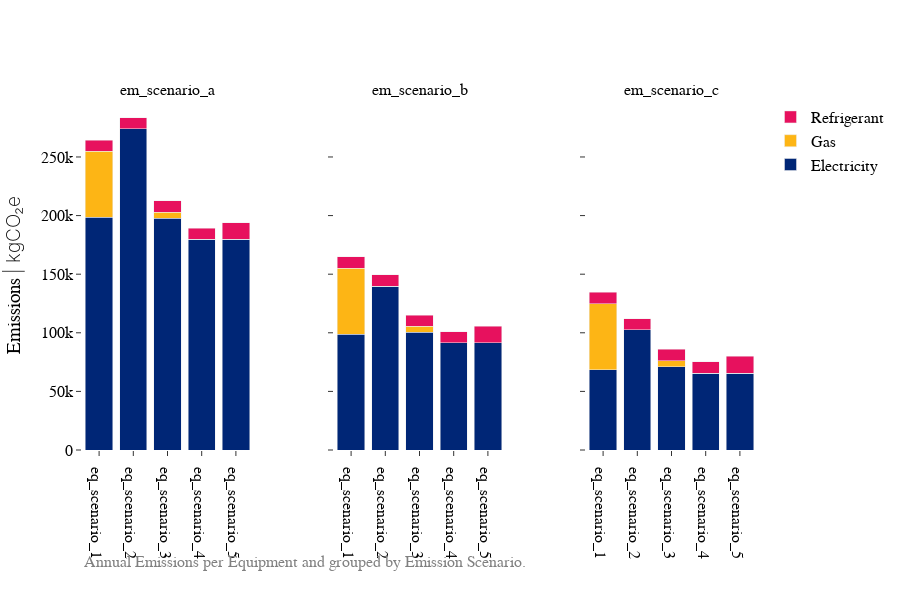

The notebook cell this image was saved under:
### Code cell
from src.visuals import plot_emission_scenarios_grouped

df = source_energy.copy()

emission_scenarios = ['em_scenario_a', 'em_scenario_b', 'em_scenario_c']

plot_emission_scenarios_grouped(df, equipment_scenarios, emission_scenarios, unit_mode="SI")

### Figure 1 — Plotly figure (JSON) as saved in the notebook; plotly's stock layout.template omitted (floating-point values rounded to 4 significant figures)
{"data": [{"hovertemplate": "Equipment: eq_scenario_1<br>Electricity: 198373.5 kgCO₂<extra></extra>", "marker": {"color": "#002676"}, "name": "Electricity", "showlegend": true, "type": "bar", "x": ["eq_scenario_1"], "xaxis": "x", "y": [198400.0], "yaxis": "y"}, {"hovertemplate": "Equipment: eq_scenario_1<br>Gas: 56635.4 kgCO₂<extra></extra>", "marker": {"color": "#FDB515"}, "name": "Gas", "showlegend": true, "type": "bar", "x": ["eq_scenario_1"], "xaxis": "x", "y": [56640.0], "yaxis": "y"}, {"hovertemplate": "Equipment: eq_scenario_1<br>Refrigerant: 9469.6 kgCO₂<extra></extra>", "marker": {"color": "#E7115E"}, "name": "Refrigerant", "showlegend": true, "type": "bar", "x": ["eq_scenario_1"], "xaxis": "x", "y": [9470.0], "yaxis": "y"}, {"hovertemplate": "Equipment: eq_scenario_2<br>Electricity: 274214.3 kgCO₂<extra></extra>", "marker": {"color": "#002676"}, "name": "Electricity", "showlegend": false, "type": "bar", "x": ["eq_scenario_2"], "xaxis": "x", "y": [274200.0], "yaxis": "y"}, {"hovertemplate": "Equipment: eq_scenario_2<br>Gas: 0.0 kgCO₂<extra></extra>", "marker": {"color": "#FDB515"}, "name": "Gas", "showlegend": false, "type": "bar", "x": ["eq_scenario_2"], "xaxis": "x", "y": [0], "yaxis": "y"}, {"hovertemplate": "Equipment: eq_scenario_2<br>Refrigerant: 9469.6 kgCO₂<extra></extra>", "marker": {"color": "#E7115E"}, "name": "Refrigerant", "showlegend": false, "type": "bar", "x": ["eq_scenario_2"], "xaxis": "x", "y": [9470.0], "yaxis": "y"}, {"hovertemplate": "Equipment: eq_scenario_3<br>Electricity: 197846.9 kgCO₂<extra></extra>", "marker": {"color": "#002676"}, "name": "Electricity", "showlegend": false, "type": "bar", "x": ["eq_scenario_3"], "xaxis": "x", "y": [197800.0], "yaxis": "y"}, {"hovertemplate": "Equipment: eq_scenario_3<br>Gas: 5140.5 kgCO₂<extra></extra>", "marker": {"color": "#FDB515"}, "name": "Gas", "showlegend": false, "type": "bar", "x": ["eq_scenario_3"], "xaxis": "x", "y": [5140.0], "yaxis": "y"}, {"hovertemplate": "Equipment: eq_scenario_3<br>Refrigerant: 9473.9 kgCO₂<extra></extra>", "marker": {"color": "#E7115E"}, "name": "Refrigerant", "showlegend": false, "type": "bar", "x": ["eq_scenario_3"], "xaxis": "x", "y": [9474.0], "yaxis": "y"}, {"hovertemplate": "Equipment: eq_scenario_4<br>Electricity: 179850.8 kgCO₂<extra></extra>", "marker": {"color": "#002676"}, "name": "Electricity", "showlegend": false, "type": "bar", "x": ["eq_scenario_4"], "xaxis": "x", "y": [179900.0], "yaxis": "y"}, {"hovertemplate": "Equipment: eq_scenario_4<br>Gas: 0.0 kgCO₂<extra></extra>", "marker": {"color": "#FDB515"}, "name": "Gas", "showlegend": false, "type": "bar", "x": ["eq_scenario_4"], "xaxis": "x", "y": [0], "yaxis": "y"}, {"hovertemplate": "Equipment: eq_scenario_4<br>Refrigerant: 9478.3 kgCO₂<extra></extra>", "marker": {"color": "#E7115E"}, "name": "Refrigerant", "showlegend": false, "type": "bar", "x": ["eq_scenario_4"], "xaxis": "x", "y": [9478.0], "yaxis": "y"}, {"hovertemplate": "Equipment: eq_scenario_5<br>Electricity: 179850.8 kgCO₂<extra></extra>", "marker": {"color": "#002676"}, "name": "Electricity", "showlegend": false, "type": "bar", "x": ["eq_scenario_5"], "xaxis": "x", "y": [179900.0], "yaxis": "y"}, {"hovertemplate": "Equipment: eq_scenario_5<br>Gas: 0.0 kgCO₂<extra></extra>", "marker": {"color": "#FDB515"}, "name": "Gas", "showlegend": false, "type": "bar", "x": ["eq_scenario_5"], "xaxis": "x", "y": [0], "yaxis": "y"}, {"hovertemplate": "Equipment: eq_scenario_5<br>Refrigerant: 14138.6 kgCO₂<extra></extra>", "marker": {"color": "#E7115E"}, "name": "Refrigerant", "showlegend": false, "type": "bar", "x": ["eq_scenario_5"], "xaxis": "x", "y": [14140.0], "yaxis": "y"}, {"hovertemplate": "Equipment: eq_scenario_1<br>Electricity: 98629.7 kgCO₂<extra></extra>", "marker": {"color": "#002676"}, "name": "Electricity", "showlegend": false, "type": "bar", "x": ["eq_scenario_1"], "xaxis": "x2", "y": [98630.0], "yaxis": "y2"}, {"hovertemplate": "Equipment: eq_scenario_1<br>Gas: 56635.4 kgCO₂<extra></extra>", "marker": {"color": "#FDB515"}, "name": "Gas", "showlegend": false, "type": "bar", "x": ["eq_scenario_1"], "xaxis": "x2", "y": [56640.0], "yaxis": "y2"}, {"hovertemplate": "Equipment: eq_scenario_1<br>Refrigerant: 9469.6 kgCO₂<extra></extra>", "marker": {"color": "#E7115E"}, "name": "Refrigerant", "showlegend": false, "type": "bar", "x": ["eq_scenario_1"], "xaxis": "x2", "y": [9470.0], "yaxis": "y2"}, {"hovertemplate": "Equipment: eq_scenario_2<br>Electricity: 139868.3 kgCO₂<extra></extra>", "marker": {"color": "#002676"}, "name": "Electricity", "showlegend": false, "type": "bar", "x": ["eq_scenario_2"], "xaxis": "x2", "y": [139900.0], "yaxis": "y2"}, {"hovertemplate": "Equipment: eq_scenario_2<br>Gas: 0.0 kgCO₂<extra></extra>", "marker": {"color": "#FDB515"}, "name": "Gas", "showlegend": false, "type": "bar", "x": ["eq_scenario_2"], "xaxis": "x2", "y": [0], "yaxis": "y2"}, {"hovertemplate": "Equipment: eq_scenario_2<br>Refrigerant: 9469.6 kgCO₂<extra></extra>", "marker": {"color": "#E7115E"}, "name": "Refrigerant", "showlegend": false, "type": "bar", "x": ["eq_scenario_2"], "xaxis": "x2", "y": [9470.0], "yaxis": "y2"}, {"hovertemplate": "Equipment: eq_scenario_3<br>Electricity: 100449.6 kgCO₂<extra></extra>", "marker": {"color": "#002676"}, "name": "Electricity", "showlegend": false, "type": "bar", "x": ["eq_scenario_3"], "xaxis": "x2", "y": [100400.0], "yaxis": "y2"}, {"hovertemplate": "Equipment: eq_scenario_3<br>Gas: 5140.5 kgCO₂<extra></extra>", "marker": {"color": "#FDB515"}, "name": "Gas", "showlegend": false, "type": "bar", "x": ["eq_scenario_3"], "xaxis": "x2", "y": [5140.0], "yaxis": "y2"}, {"hovertemplate": "Equipment: eq_scenario_3<br>Refrigerant: 9473.9 kgCO₂<extra></extra>", "marker": {"color": "#E7115E"}, "name": "Refrigerant", "showlegend": false, "type": "bar", "x": ["eq_scenario_3"], "xaxis": "x2", "y": [9474.0], "yaxis": "y2"}, {"hovertemplate": "Equipment: eq_scenario_4<br>Electricity: 91553.8 kgCO₂<extra></extra>", "marker": {"color": "#002676"}, "name": "Electricity", "showlegend": false, "type": "bar", "x": ["eq_scenario_4"], "xaxis": "x2", "y": [91550.0], "yaxis": "y2"}, {"hovertemplate": "Equipment: eq_scenario_4<br>Gas: 0.0 kgCO₂<extra></extra>", "marker": {"color": "#FDB515"}, "name": "Gas", "showlegend": false, "type": "bar", "x": ["eq_scenario_4"], "xaxis": "x2", "y": [0], "yaxis": "y2"}, {"hovertemplate": "Equipment: eq_scenario_4<br>Refrigerant: 9478.3 kgCO₂<extra></extra>", "marker": {"color": "#E7115E"}, "name": "Refrigerant", "showlegend": false, "type": "bar", "x": ["eq_scenario_4"], "xaxis": "x2", "y": [9478.0], "yaxis": "y2"}, {"hovertemplate": "Equipment: eq_scenario_5<br>Electricity: 91553.8 kgCO₂<extra></extra>", "marker": {"color": "#002676"}, "name": "Electricity", "showlegend": false, "type": "bar", "x": ["eq_scenario_5"], "xaxis": "x2", "y": [91550.0], "yaxis": "y2"}, {"hovertemplate": "Equipment: eq_scenario_5<br>Gas: 0.0 kgCO₂<extra></extra>", "marker": {"color": "#FDB515"}, "name": "Gas", "showlegend": false, "type": "bar", "x": ["eq_scenario_5"], "xaxis": "x2", "y": [0], "yaxis": "y2"}, {"hovertemplate": "Equipment: eq_scenario_5<br>Refrigerant: 14138.6 kgCO₂<extra></extra>", "marker": {"color": "#E7115E"}, "name": "Refrigerant", "showlegend": false, "type": "bar", "x": ["eq_scenario_5"], "xaxis": "x2", "y": [14140.0], "yaxis": "y2"}, {"hovertemplate": "Equipment: eq_scenario_1<br>Electricity: 68292.8 kgCO₂<extra></extra>", "marker": {"color": "#002676"}, "name": "Electricity", "showlegend": false, "type": "bar", "x": ["eq_scenario_1"], "xaxis": "x3", "y": [68290.0], "yaxis": "y3"}, {"hovertemplate": "Equipment: eq_scenario_1<br>Gas: 56635.4 kgCO₂<extra></extra>", "marker": {"color": "#FDB515"}, "name": "Gas", "showlegend": false, "type": "bar", "x": ["eq_scenario_1"], "xaxis": "x3", "y": [56640.0], "yaxis": "y3"}, {"hovertemplate": "Equipment: eq_scenario_1<br>Refrigerant: 9469.6 kgCO₂<extra></extra>", "marker": {"color": "#E7115E"}, "name": "Refrigerant", "showlegend": false, "type": "bar", "x": ["eq_scenario_1"], "xaxis": "x3", "y": [9470.0], "yaxis": "y3"}, {"hovertemplate": "Equipment: eq_scenario_2<br>Electricity: 102514.2 kgCO₂<extra></extra>", "marker": {"color": "#002676"}, "name": "Electricity", "showlegend": false, "type": "bar", "x": ["eq_scenario_2"], "xaxis": "x3", "y": [102500.0], "yaxis": "y3"}, {"hovertemplate": "Equipment: eq_scenario_2<br>Gas: 0.0 kgCO₂<extra></extra>", "marker": {"color": "#FDB515"}, "name": "Gas", "showlegend": false, "type": "bar", "x": ["eq_scenario_2"], "xaxis": "x3", "y": [0], "yaxis": "y3"}, {"hovertemplate": "Equipment: eq_scenario_2<br>Refrigerant: 9469.6 kgCO₂<extra></extra>", "marker": {"color": "#E7115E"}, "name": "Refrigerant", "showlegend": false, "type": "bar", "x": ["eq_scenario_2"], "xaxis": "x3", "y": [9470.0], "yaxis": "y3"}, {"hovertemplate": "Equipment: eq_scenario_3<br>Electricity: 71162.4 kgCO₂<extra></extra>", "marker": {"color": "#002676"}, "name": "Electricity", "showlegend": false, "type": "bar", "x": ["eq_scenario_3"], "xaxis": "x3", "y": [71160.0], "yaxis": "y3"}, {"hovertemplate": "Equipment: eq_scenario_3<br>Gas: 5140.5 kgCO₂<extra></extra>", "marker": {"color": "#FDB515"}, "name": "Gas", "showlegend": false, "type": "bar", "x": ["eq_scenario_3"], "xaxis": "x3", "y": [5140.0], "yaxis": "y3"}, {"hovertemplate": "Equipment: eq_scenario_3<br>Refrigerant: 9473.9 kgCO₂<extra></extra>", "marker": {"color": "#E7115E"}, "name": "Refrigerant", "showlegend": false, "type": "bar", "x": ["eq_scenario_3"], "xaxis": "x3", "y": [9474.0], "yaxis": "y3"}, {"hovertemplate": "Equipment: eq_scenario_4<br>Electricity: 65649.0 kgCO₂<extra></extra>", "marker": {"color": "#002676"}, "name": "Electricity", "showlegend": false, "type": "bar", "x": ["eq_scenario_4"], "xaxis": "x3", "y": [65650.0], "yaxis": "y3"}, {"hovertemplate": "Equipment: eq_scenario_4<br>Gas: 0.0 kgCO₂<extra></extra>", "marker": {"color": "#FDB515"}, "name": "Gas", "showlegend": false, "type": "bar", "x": ["eq_scenario_4"], "xaxis": "x3", "y": [0], "yaxis": "y3"}, {"hovertemplate": "Equipment: eq_scenario_4<br>Refrigerant: 9478.3 kgCO₂<extra></extra>", "marker": {"color": "#E7115E"}, "name": "Refrigerant", "showlegend": false, "type": "bar", "x": ["eq_scenario_4"], "xaxis": "x3", "y": [9478.0], "yaxis": "y3"}, {"hovertemplate": "Equipment: eq_scenario_5<br>Electricity: 65649.0 kgCO₂<extra></extra>", "marker": {"color": "#002676"}, "name": "Electricity", "showlegend": false, "type": "bar", "x": ["eq_scenario_5"], "xaxis": "x3", "y": [65650.0], "yaxis": "y3"}, {"hovertemplate": "Equipment: eq_scenario_5<br>Gas: 0.0 kgCO₂<extra></extra>", "marker": {"color": "#FDB515"}, "name": "Gas", "showlegend": false, "type": "bar", "x": ["eq_scenario_5"], "xaxis": "x3", "y": [0], "yaxis": "y3"}, {"hovertemplate": "Equipment: eq_scenario_5<br>Refrigerant: 14138.6 kgCO₂<extra></extra>", "marker": {"color": "#E7115E"}, "name": "Refrigerant", "showlegend": false, "type": "bar", "x": ["eq_scenario_5"], "xaxis": "x3", "y": [14140.0], "yaxis": "y3"}], "layout": {"annotations": [{"font": {"size": 16}, "showarrow": false, "text": "em_scenario_a", "x": 0.1267, "xanchor": "center", "xref": "paper", "y": 1, "yanchor": "bottom", "yref": "paper"}, {"font": {"size": 16}, "showarrow": false, "text": "em_scenario_b", "x": 0.5, "xanchor": "center", "xref": "paper", "y": 1, "yanchor": "bottom", "yref": "paper"}, {"font": {"size": 16}, "showarrow": false, "text": "em_scenario_c", "x": 0.8733, "xanchor": "center", "xref": "paper", "y": 1, "yanchor": "bottom", "yref": "paper"}, {"align": "center", "font": {"color": "gray", "size": 16}, "showarrow": false, "text": "Annual Emissions per Equipment and grouped by Emission Scenario.", "x": 0, "xref": "paper", "y": -0.35, "yref": "paper"}], "barmode": "stack", "font": {"size": 16}, "height": 600, "margin": {"b": 150}, "title": {"font": {"size": 14}}, "xaxis": {"anchor": "y", "domain": [0, 0.2533]}, "xaxis2": {"anchor": "y2", "domain": [0.3733, 0.6267]}, "xaxis3": {"anchor": "y3", "domain": [0.7467, 1]}, "yaxis": {"anchor": "x", "domain": [0, 1], "title": {"text": "Emissions <span style=\"font-weight:200\">| kgCO₂e</span>"}}, "yaxis2": {"anchor": "x2", "domain": [0, 1], "matches": "y", "showticklabels": false}, "yaxis3": {"anchor": "x3", "domain": [0, 1], "matches": "y", "showticklabels": false}}}
